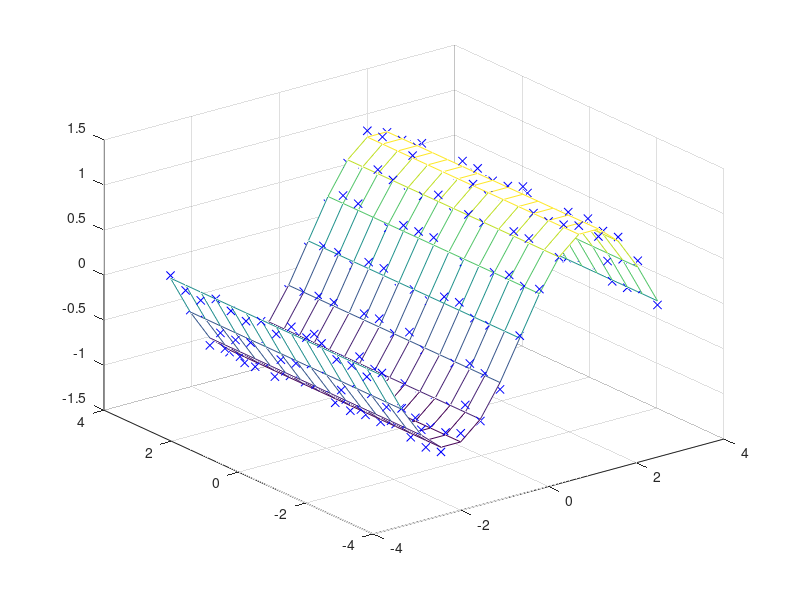

MATLAB code to generate this figure: (Note: this script raises an error after producing the figure.)

% DEMO5  Nu Support Vector Regression with LIBSVM.
%
% This demo shows how to solve a two-dimensional regession problem by a
% nu-style SVM (where nu is an alternative to the insensitivity zone). It
% also shows how to call LIBSVMOPT with multi-dimensional matrices. The
% computed regression function is shown as mesh together with the original
% function as transparent surface.

% ------------------------------------------------------------------------------
% MATLAB Interface for LIBSVM, Version 1.2
%
% Copyright (C) 2004-2005 Michael Vogt
% Written by Michael Vogt, Atanas Ayarov and Bennet Gedan
%
% This program is free software; you can redistribute it and/or modify it
% under the terms of the GNU General Public License as published by the Free
% Software Foundation; either version 2 of the License, or (at your option)
% any later version.
% ------------------------------------------------------------------------------


N   = 200;             % number of samples
f   = 0.2;             % relative error of the sample data
C   = 1;               % trade-off parameter
nu  = 0.05;            % SVM's nu parameter
s   = 1;               % standard deviation of Gauss kernel
pps = 1;               % plot problem and solution (0/1)
rand('state',42);      % fixed state for random numbers

% --- generate the test problem ---

[x,y] = meshgrid(linspace(-pi,pi,ceil(sqrt(N))));
zs = sin(x);
z  = zs+f*max(max(abs(zs)))*(2*rand(size(zs))-1)/2;

if pps
  mesh(x,y,zs);
  hold on;
  plot3(x,y,z,'bx');
  hold off;
  pause;
end

% --- solve the problem ---
'a'
disp('Starting LIBSVM')
ker = struct('type','gauss','width',s);
tic;
svm = libsvmopt(cat(3,x,y),z,C,nu,ker,'style','nu','verbose',1);
fprintf('Optimization finished in %3.2f sec\n',toc);
'b'
% --- plot the solution ---

if pps
  Z = libsvmsim(svm,cat(3,x,y));
  surf(x,y,zs,'FaceAlpha',0.4);
  shading('interp');
  hold on
  mesh(x,y,Z,'FaceAlpha',0,'EdgeColor',[0 0 0]);
  plot3(x,y,z,'bx');
  hold off;
  'c'
end
